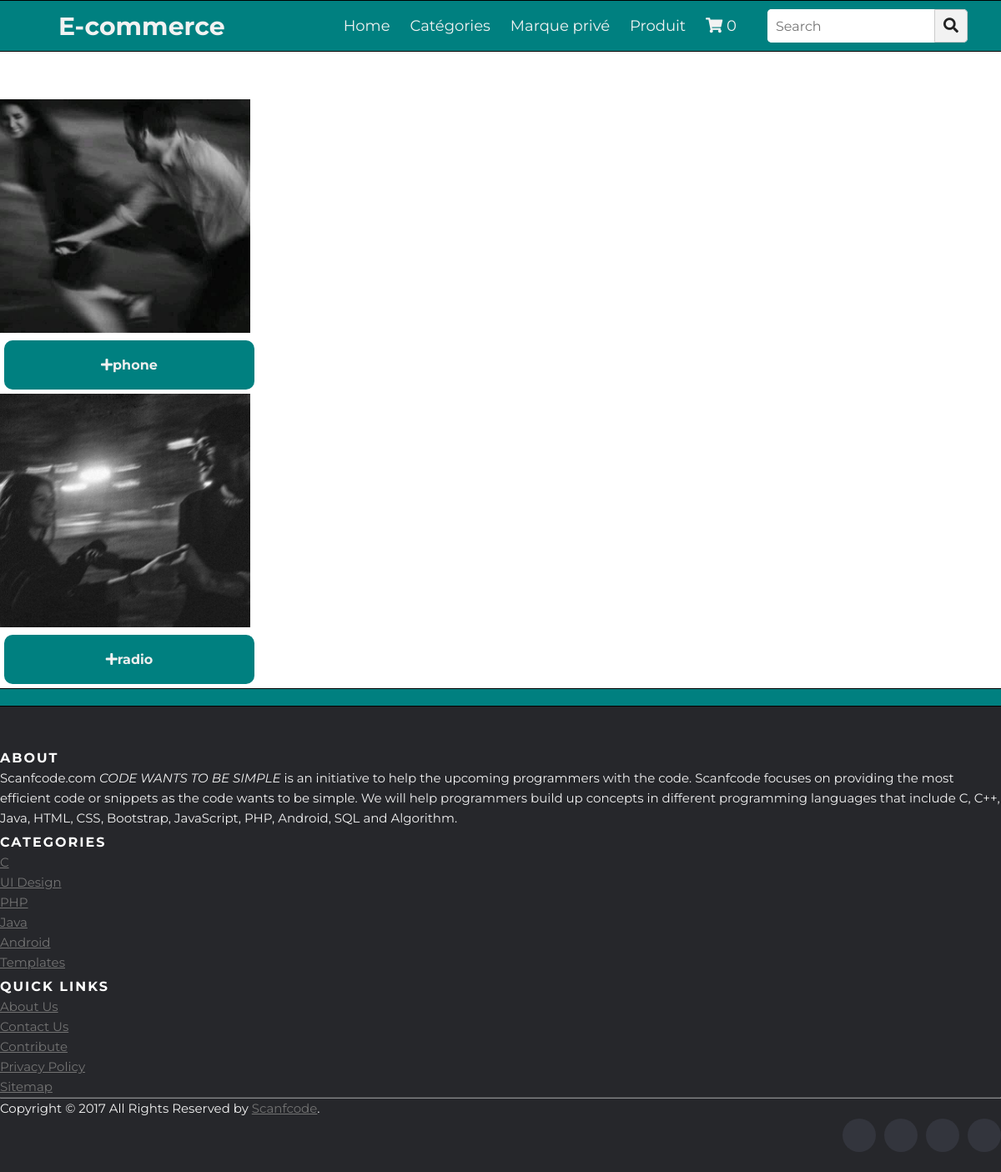
The page /ecommerce/indexcommerce on the database its author committed.
### ecommerce/models.py (models this page shows, shortened)
class Produit(models.Model):
     available= models.BooleanField(default=True)
     nom= models.CharField(max_length=200)
     prix = models.DecimalField(max_digits=10, decimal_places=2)
     quantite = models.IntegerField(max_length=100, default=1)
     description= models.CharField(max_length=200)
     fournisseurs= models.ForeignKey(Fournisseur, on_delete=models.CASCADE)
     marqueprives= models.ForeignKey(MarquePrive, on_delete=models.CASCADE)
     categories= models.ForeignKey(Categorie, on_delete=models.CASCADE, null=True)
     image=models.ImageField(upload_to='ecommerce/static/ecommerce/images',null=True)

### ecommerce/views.py (the view)
# urls.py: path('indexcommerce',indexcommerce,name='indexcommerce'),
def indexcommerce(request):
    produits_list=Produit.objects.filter(available=True)
    paginator = Paginator(produits_list, 9)
    page = request.GET.get('page')
    try:
        produits = paginator.page(page)
    except PageNotAnInteger:
        produits = paginator.page(1)
    except EmptyPage:
        produits = paginator.page(paginator.num_pages)
    context={
        'produits': produits,
        'paginate': True
    }
    return render(request,'ecommerce/indexcommerce.html',context)

### ecommerce/templates/ecommerce/indexcommerce.html (shortened to what this page needs)
{% extends 'ecommerce/basecommerce.html' %}
{% block content %}
<br><br><br>
{% if produits|length_is:"0" %}
<br><br><br><br><br>
<div class="content">
<div class="text" style="text-align: center;">
      Palsambleu ! Nous n'avons trouvé aucun résultat à cette requête. Même pas de quoi se ronger la chique !
      Partez de nouveau à l'abordage !
    </div></div>
    <br><br><br><br><br>
{% else %}
    {% for produit in produits  %}
    <div class="col-sm-4 text-center">
        <a href="{% url 'ecommerce:detail' produit_id=produit.id %}">
            <img style="width: 300px; height: 280px;" src="../../static/ecommerce/images/{{produit.image}}" alt="{{ produit.nom }}"></a>
        <h4>
          <a href="{% url 'ecommerce:detail' produit_id=produit.id %}" style="display: inline-block;
          background-color: teal;
          border-radius: 10px;
          color: #eeeeee;
          text-align: center;
          padding: 20px;
          text-decoration: none;
          width: 300px;
          margin: 5px;"><i class="fas fa-plus"></i>{{ produit.nom }}</a>
        </h4>
    </div>
{% endfor %}
{% if paginate %}
  <nav aria-label="">
  </nav>
{% endif %}
{% endif %}
{% endblock %}

### ecommerce/templates/ecommerce/basecommerce.html (style rules this page uses)
* { margin: 0; padding: 0; color: #f2f2f2; box-sizing: border-box; font-family: 'Montserrat', sans-serif; }
nav { background: teal; padding: 10px 40px 10px 70px; border: 1px solid #000; border-left: none; border-right: none; }

### rows shown on the page
Produit: image (picture), nom "phone"
Produit: image (picture), nom "radio"

### other values the page prints
{{ request.session.cart|length }} "0"
